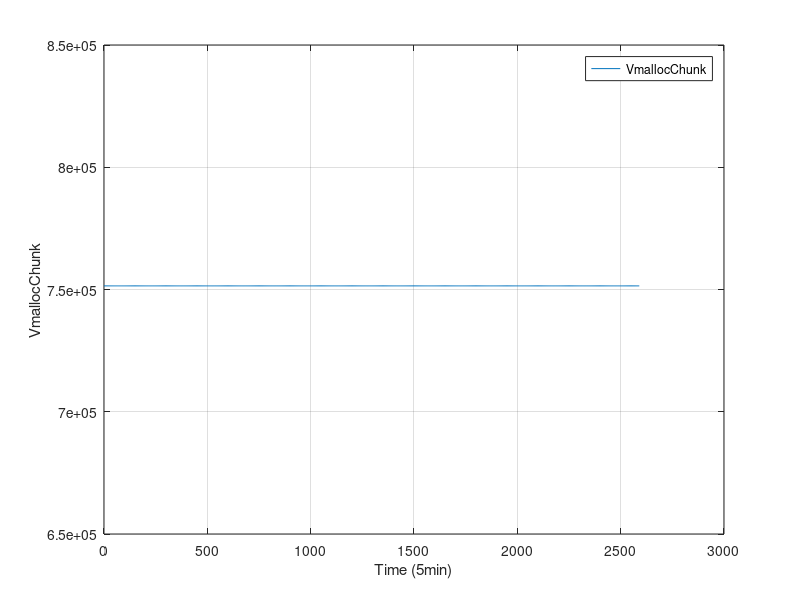

MATLAB code to generate this figure:
#! /usr/bin/octave -qf
fig = figure;
data = dlmread("finput.txt"," ");
size(data);
set(fig, "visible", "off");
time = data(:,1);
MemTotal = data(:,2);
MemFree = data(:,3);
Buffers = data(:,4);
Cached = data(:,5);
SwapCached = data(:,6);
Active = data(:,7);
Inactive = data(:,8);
SwapTotal = data(:,9);
SwapFree = data(:,10);
Dirty = data(:,11);
Writeback = data(:,12);
AnonPages = data(:,13);
Mapped = data(:,14);
Slab = data(:,15);
SReclaimable = data(:,16);
SUnreclaim = data(:,17);
PageTables = data(:,18);
NFS_Unstable = data(:,19);
Bounce = data(:,20);
WritebackTmp = data(:,21);
CommitLimit = data(:,22);
Committed_AS = data(:,23);
VmallocTotal = data(:,24);
VmallocUsed = data(:,25);
VmallocChunk = data(:,26);

plot(time,VmallocChunk,";VmallocChunk;"), grid

xlabel("Time (5min)");
ylabel("VmallocChunk");
print("VmallocChunk.png", "-dpng");


